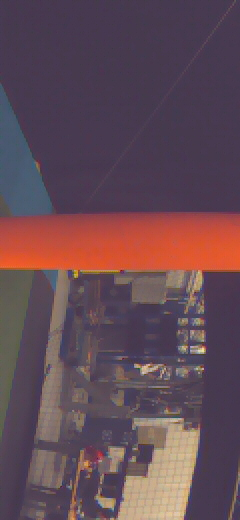
#> input picture MAV_course/Learning_opencv_Python/image_pole.jpg, 240 x 520 px
$ python detect_orange.py
#> lines starting #> are read from the running program, lines starting #| are printed output that depends on the picture; after the words box and inside, x2 and y2 are one past the last pixel; in counts of white or black regions, pixels touching at a corner belong together
#!/usr/bin/env python3
# -*- coding: utf-8 -*-
"""
Created on Sat Mar  6 18:17:11 2021

@author: burhan
"""


import numpy as np
import cv2

#path = '/home/burhan/Desktop/MAV_course/AE4317_2019_datasets/cyberzoo_poles_panels'

img = cv2.imread('image_pole.jpg',1)
#> img is the input picture: shape (520, 240, 3); mean B, G, R 84.8, 74.8, 99.5
img = cv2.rotate(img, cv2.cv2.ROTATE_90_COUNTERCLOCKWISE)
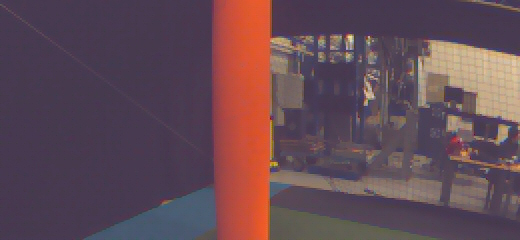
#> img: shape (240, 520, 3); mean B, G, R 84.8, 74.8, 99.5

lower_orange = np.array([0,0,130]) #BGR
upper_orange = np.array([100,100,255])

orange_mask = cv2.inRange(img, lower_orange, upper_orange)
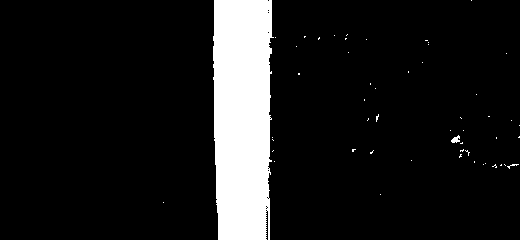
#> orange_mask: shape (240, 520); 10.8% white; 53 white regions (51 under 20 px), largest, box (x1, y1, x2, y2) and area: (213, 0, 274, 240) 13235, (451, 135, 460, 143) 44

orange_img = cv2.bitwise_and(img, img, mask = orange_mask)
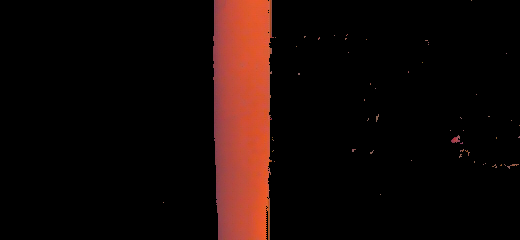
#> orange_img: shape (240, 520, 3); mean B, G, R 6.3, 8.6, 21.1

cv2.imshow('image_pole', np.hstack([orange_img, img]))
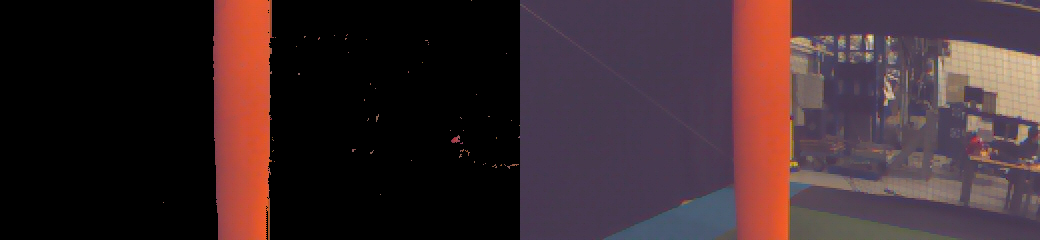
#> window 'image_pole': shape (240, 1040, 3); mean B, G, R 45.5, 41.7, 60.3
cv2.waitKey(0)
cv2.destroyAllWindows()
